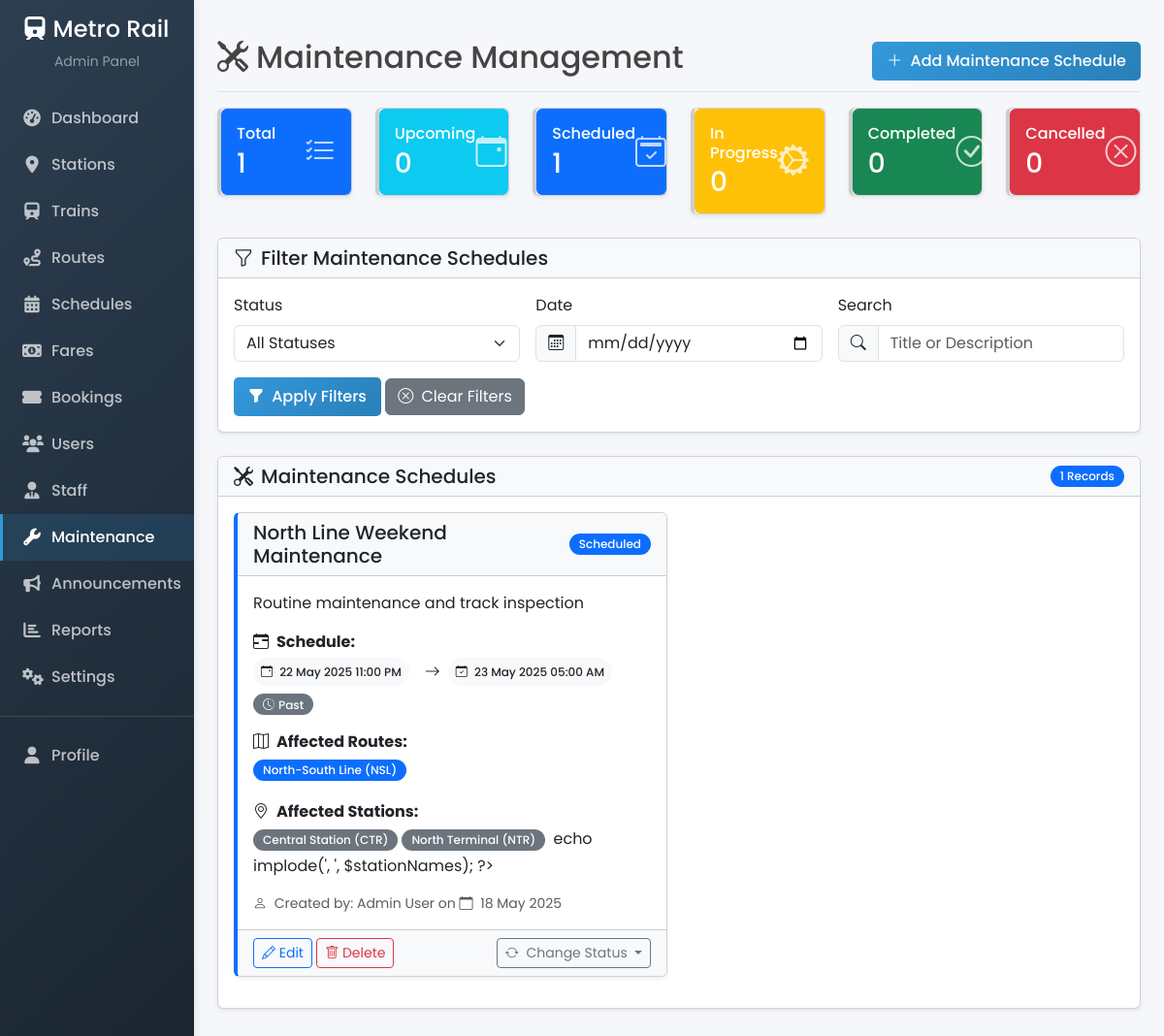
The page /admin/maintenance.php (signed in) on the database its author committed.
### tables this page shows
CREATE TABLE `maintenance_schedules` (
  `id` int(11) NOT NULL,
  `title` varchar(255) NOT NULL,
  `description` text DEFAULT NULL,
  `start_datetime` datetime NOT NULL,
  `end_datetime` datetime NOT NULL,
  `affected_routes` text DEFAULT NULL,
  `affected_stations` text DEFAULT NULL,
  `created_by` int(11) NOT NULL,
  `status` enum('scheduled','in_progress','completed','cancelled') NOT NULL DEFAULT 'scheduled',
  `created_at` datetime NOT NULL,
  `updated_at` datetime DEFAULT NULL
);

CREATE TABLE `routes` (
  `id` int(11) NOT NULL,
  `name` varchar(100) NOT NULL,
  `code` varchar(10) NOT NULL,
  `description` text DEFAULT NULL,
  `status` enum('active','inactive') NOT NULL DEFAULT 'active',
  `created_at` datetime NOT NULL,
  `updated_at` datetime DEFAULT NULL
);

CREATE TABLE `stations` (
  `id` int(11) NOT NULL,
  `name` varchar(100) NOT NULL,
  `code` varchar(10) NOT NULL,
  `address` text NOT NULL,
  `latitude` decimal(10,8) NOT NULL,
  `longitude` decimal(11,8) NOT NULL,
  `status` enum('active','inactive','under_maintenance') NOT NULL DEFAULT 'active',
  `created_at` datetime NOT NULL,
  `updated_at` datetime DEFAULT NULL
);

CREATE TABLE `users` (
  `id` int(11) NOT NULL,
  `name` varchar(100) NOT NULL,
  `email` varchar(100) NOT NULL,
  `phone` varchar(20) NOT NULL,
  `password` varchar(255) NOT NULL,
  `role` enum('admin','staff','user') NOT NULL DEFAULT 'user',
  `status` enum('active','inactive','blocked') NOT NULL DEFAULT 'active',
  `created_at` datetime NOT NULL,
  `updated_at` datetime DEFAULT NULL
);

### admin/maintenance.php (the view, shortened to what the rows shown need)
<?php
require_once '../includes/db.php';
$routes = fetchRows("SELECT id, name, code FROM routes WHERE status = 'active' ORDER BY name ASC");
$stations = fetchRows("SELECT id, name, code FROM stations WHERE status = 'active' ORDER BY name ASC");
$query = "SELECT ms.*, u.name as created_by_name
          FROM maintenance_schedules ms
          LEFT JOIN users u ON ms.created_by = u.id
          WHERE 1=1";
$params = [];
$query .= " ORDER BY ms.start_datetime DESC";
$maintenanceSchedules = fetchRows($query, $params);
?>
<!DOCTYPE html>
<html lang="en">
<head>
    <link rel="stylesheet" href="https://cdn.jsdelivr.net/npm/bootstrap@5.3.0/dist/css/bootstrap.min.css">
    <link rel="stylesheet" href="https://cdn.jsdelivr.net/npm/bootstrap-icons@1.11.1/font/bootstrap-icons.css">
    <link rel="stylesheet" href="https://cdnjs.cloudflare.com/ajax/libs/font-awesome/6.0.0-beta3/css/all.min.css">
    <link rel="stylesheet" href="<?= APP_URL ?>/css/admin.css">
</head>
<body>
    <div class="container-fluid">
        <div class="row">
            <div class="col-md-9 ms-sm-auto col-lg-10 px-md-4 py-4 main-content">
                <div class="d-flex justify-content-between flex-wrap flex-md-nowrap align-items-center pt-3 pb-2 mb-3 border-bottom">
                    <h1 class="h2"><i class="bi bi-tools me-2"></i>Maintenance Management</h1>
                </div>
                <div class="card shadow-sm mb-4">
                    <div class="card-body">
                        <?php if (empty($maintenanceSchedules)): ?>
                            <div class="alert alert-info mb-0">
                                <div class="d-flex flex-column align-items-center py-3">
                                    <i class="bi bi-exclamation-circle text-info mb-2" style="font-size: 2rem;"></i>
                                    <p class="mb-0">No maintenance schedules found. Click the "Add Maintenance Schedule" button to create one.</p>
                                </div>
                            </div>
                        <?php else: ?>
                            <div class="row">
                                <?php foreach ($maintenanceSchedules as $maintenance): ?>
                                    <?php
                                    $affectedRouteIds = !empty($maintenance['affected_routes']) ? explode(',', $maintenance['affected_routes']) : [];
                                    $affectedStationIds = !empty($maintenance['affected_stations']) ? explode(',', $maintenance['affected_stations']) : [];
                                    $statusClasses = [
                                        'scheduled' => 'bg-primary',
                                        'in_progress' => 'bg-warning',
                                        'completed' => 'bg-success',
                                        'cancelled' => 'bg-danger'
                                    ];
                                    $statusBadgeClass = isset($statusClasses[$maintenance['status']]) ? $statusClasses[$maintenance['status']] : 'bg-secondary';
                                    $startDate = new DateTime($maintenance['start_datetime']);
                                    $endDate = new DateTime($maintenance['end_datetime']);
                                    $isUpcoming = $startDate > new DateTime();
                                    $isActive = $startDate <= new DateTime() && $endDate >= new DateTime();
                                    $isPast = $endDate < new DateTime();
                                    ?>                                    <div class="col-md-6 mb-3">
                                        <div class="card h-100 maintenance-card shadow-sm status-<?= $maintenance['status'] ?>">
                                            <div class="card-header d-flex justify-content-between align-items-center bg-light">
                                                <h5 class="card-title mb-0"><?= htmlspecialchars($maintenance['title']) ?></h5>
                                                <span class="badge <?= $statusBadgeClass ?>"><?= ucfirst(str_replace('_', ' ', $maintenance['status'])) ?></span>
                                            </div>
                                            <div class="card-body">
                                                <p class="card-text">
                                                    <?= nl2br(htmlspecialchars($maintenance['description'])) ?>
                                                </p>
                                                <div class="mt-3">
                                                    <strong><i class="bi bi-calendar-range me-2"></i>Schedule:</strong><br>
                                                    <div class="d-flex align-items-center mt-1">
                                                        <span class="badge bg-light text-dark p-2 me-2">
                                                            <i class="bi bi-calendar-event me-1"></i>
                                                            <?= $startDate->format('d M Y h:i A') ?>
                                                        </span>
                                                        <i class="bi bi-arrow-right mx-2"></i>
                                                        <span class="badge bg-light text-dark p-2">
                                                            <i class="bi bi-calendar-check me-1"></i>
                                                            <?= $endDate->format('d M Y h:i A') ?>
                                                        </span>
                                                    </div>
                                                    <?php if ($isUpcoming): ?>
                                                        <span class="badge bg-info mt-2"><i class="bi bi-hourglass me-1"></i>Upcoming</span>
                                                    <?php elseif ($isActive): ?>
                                                        <span class="badge bg-warning mt-2"><i class="bi bi-lightning-charge me-1"></i>Active Now</span>
                                                    <?php elseif ($isPast): ?>
                                                        <span class="badge bg-secondary mt-2"><i class="bi bi-clock-history me-1"></i>Past</span>
                                                    <?php endif; ?>
                                                </div>
                                                  <?php if (!empty($affectedRouteIds)): ?>
                                                    <div class="mt-3">
                                                        <strong><i class="bi bi-map me-2"></i>Affected Routes:</strong>
                                                        <div class="mt-1">
                                                            <?php
                                                            foreach ($routes as $route) {
                                                                if (in_array($route['id'], $affectedRouteIds)) {
                                                                    echo '<span class="badge bg-primary me-1 mb-1">' . $route['name'] . ' (' . $route['code'] . ')</span>';
                                                                }
                                                            }
                                                            ?>
                                                        </div>
                                                    </div>
                                                <?php endif; ?>
                                                <?php if (!empty($affectedStationIds)): ?>
                                                    <div class="mt-3">
                                                        <strong><i class="bi bi-geo-alt me-2"></i>Affected Stations:</strong>
                                                        <div class="mt-1">
                                                            <?php
                                                            foreach ($stations as $station) {
                                                                if (in_array($station['id'], $affectedStationIds)) {
                                                                    echo '<span class="badge bg-secondary me-1 mb-1">' . $station['name'] . ' (' . $station['code'] . ')</span>';
                                                                }
                                                            }
                                                            ?>
                                                            echo implode(', ', $stationNames);
                                                            ?>
                                                        </div>
                                                    </div>
                                                <?php endif; ?>
                                                  <div class="mt-3 small text-muted">
                                                    <i class="bi bi-person me-1"></i> Created by: <?= htmlspecialchars($maintenance['created_by_name']) ?> on
                                                    <i class="bi bi-calendar me-1"></i> <?= date('d M Y', strtotime($maintenance['created_at'])) ?>
                                                </div>
                                            </div>
                                            <div class="card-footer bg-light d-flex justify-content-between">
                                                <div>
                                                    <a href="<?= APP_URL ?>/admin/maintenance.php?action=edit&id=<?= $maintenance['id'] ?>" class="btn btn-sm btn-outline-primary">
                                                        <i class="bi bi-pencil"></i> Edit
                                                    </a>
                                                    <button type="button" class="btn btn-sm btn-outline-danger" data-bs-toggle="modal" data-bs-target="#deleteMaintenanceModal<?= $maintenance['id'] ?>">
                                                        <i class="bi bi-trash"></i> Delete
                                                    </button>
                                                </div>
                                                <?php if ($maintenance['status'] !== 'completed' && $maintenance['status'] !== 'cancelled'): ?>
                                                <div>
                                                    <button class="btn btn-sm btn-outline-secondary dropdown-toggle" type="button" data-bs-toggle="dropdown">
                                                        <i class="bi bi-arrow-repeat me-1"></i> Change Status
                                                    </button>
                                                </div>
                                                <?php endif; ?>
                                            </div>
                                        </div>
                                    </div>
                                <?php endforeach; ?>
                            </div>
                        <?php endif; ?>
                    </div>
                </div>
            </div>
        </div>
    </div>
</body>
</html>

### rows shown on the page
maintenance_schedules: title "North Line Weekend Maintenance", status "Scheduled", description "Routine maintenance and track inspection", start_datetime "22 May 2025 11:00 PM", end_datetime "23 May 2025 05:00 AM", shows "Past", created_by.name "Admin User", created_at "18 May 2025"
routes: name "North-South Line", code "NSL"
stations: name "Central Station", code "CTR"
stations: name "North Terminal", code "NTR"

### other values the page prints
$totalMaintenance "1"
$upcomingMaintenance "0"
$scheduledMaintenance "1"
$inProgressMaintenance "0"
$completedMaintenance "0"
$cancelledMaintenance "0"
count($maintenanceSchedules) "1"
